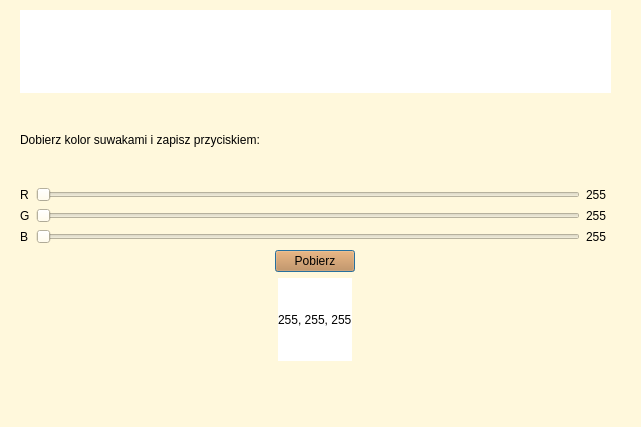
<?xml version="1.0" encoding="UTF-8"?>
<ui version="4.0">
 <class>Dialog</class>
 <widget class="QDialog" name="Dialog">
  <property name="geometry">
   <rect>
    <x>0</x>
    <y>0</y>
    <width>641</width>
    <height>427</height>
   </rect>
  </property>
  <property name="windowTitle">
   <string>Wzornik kolorów RGB. Wykonał 000000000</string>
  </property>
  <property name="styleSheet">
   <string notr="true">background-color: cornsilk</string>
  </property>
  <widget class="QWidget" name="gridLayoutWidget">
   <property name="geometry">
    <rect>
     <x>20</x>
     <y>10</y>
     <width>591</width>
     <height>351</height>
    </rect>
   </property>
   <layout class="QGridLayout" name="gridLayout">
    <item row="3" column="1">
     <widget class="QSlider" name="rgbG">
      <property name="orientation">
       <enum>Qt::Horizontal</enum>
      </property>
     </widget>
    </item>
    <item row="4" column="0">
     <widget class="QLabel" name="label_5">
      <property name="text">
       <string>B</string>
      </property>
     </widget>
    </item>
    <item row="4" column="1">
     <widget class="QSlider" name="rgbB">
      <property name="orientation">
       <enum>Qt::Horizontal</enum>
      </property>
     </widget>
    </item>
    <item row="3" column="0">
     <widget class="QLabel" name="label_4">
      <property name="text">
       <string>G</string>
      </property>
     </widget>
    </item>
    <item row="0" column="0" colspan="3">
     <widget class="QLabel" name="rgbRectangle">
      <property name="styleSheet">
       <string notr="true">background-color: white</string>
      </property>
      <property name="text">
       <string/>
      </property>
     </widget>
    </item>
    <item row="5" column="0" colspan="3" alignment="Qt::AlignHCenter">
     <widget class="QPushButton" name="take">
      <property name="maximumSize">
       <size>
        <width>200</width>
        <height>16777215</height>
       </size>
      </property>
      <property name="accessibleName">
       <string notr="true"/>
      </property>
      <property name="layoutDirection">
       <enum>Qt::LeftToRight</enum>
      </property>
      <property name="styleSheet">
       <string notr="true">background-color: Peru</string>
      </property>
      <property name="text">
       <string>Pobierz</string>
      </property>
     </widget>
    </item>
    <item row="2" column="2">
     <widget class="QLabel" name="rgbRNum">
      <property name="minimumSize">
       <size>
        <width>25</width>
        <height>0</height>
       </size>
      </property>
      <property name="maximumSize">
       <size>
        <width>16777215</width>
        <height>16777215</height>
       </size>
      </property>
      <property name="text">
       <string>255</string>
      </property>
     </widget>
    </item>
    <item row="1" column="0" colspan="3">
     <widget class="QLabel" name="label_2">
      <property name="text">
       <string>Dobierz kolor suwakami i zapisz przyciskiem:</string>
      </property>
     </widget>
    </item>
    <item row="4" column="2">
     <widget class="QLabel" name="rgbBNum">
      <property name="minimumSize">
       <size>
        <width>25</width>
        <height>0</height>
       </size>
      </property>
      <property name="text">
       <string>255</string>
      </property>
     </widget>
    </item>
    <item row="3" column="2">
     <widget class="QLabel" name="rgbGNum">
      <property name="minimumSize">
       <size>
        <width>25</width>
        <height>0</height>
       </size>
      </property>
      <property name="text">
       <string>255</string>
      </property>
     </widget>
    </item>
    <item row="2" column="0">
     <widget class="QLabel" name="label_3">
      <property name="text">
       <string>R</string>
      </property>
     </widget>
    </item>
    <item row="2" column="1">
     <widget class="QSlider" name="rgbR">
      <property name="orientation">
       <enum>Qt::Horizontal</enum>
      </property>
     </widget>
    </item>
    <item row="6" column="0" colspan="3" alignment="Qt::AlignHCenter">
     <widget class="QLabel" name="rgbTake">
      <property name="maximumSize">
       <size>
        <width>200</width>
        <height>100</height>
       </size>
      </property>
      <property name="styleSheet">
       <string notr="true">background-color: white</string>
      </property>
      <property name="text">
       <string>255, 255, 255</string>
      </property>
      <property name="alignment">
       <set>Qt::AlignLeading|Qt::AlignLeft|Qt::AlignVCenter</set>
      </property>
     </widget>
    </item>
   </layout>
  </widget>
 </widget>
 <resources/>
 <connections/>
</ui>
